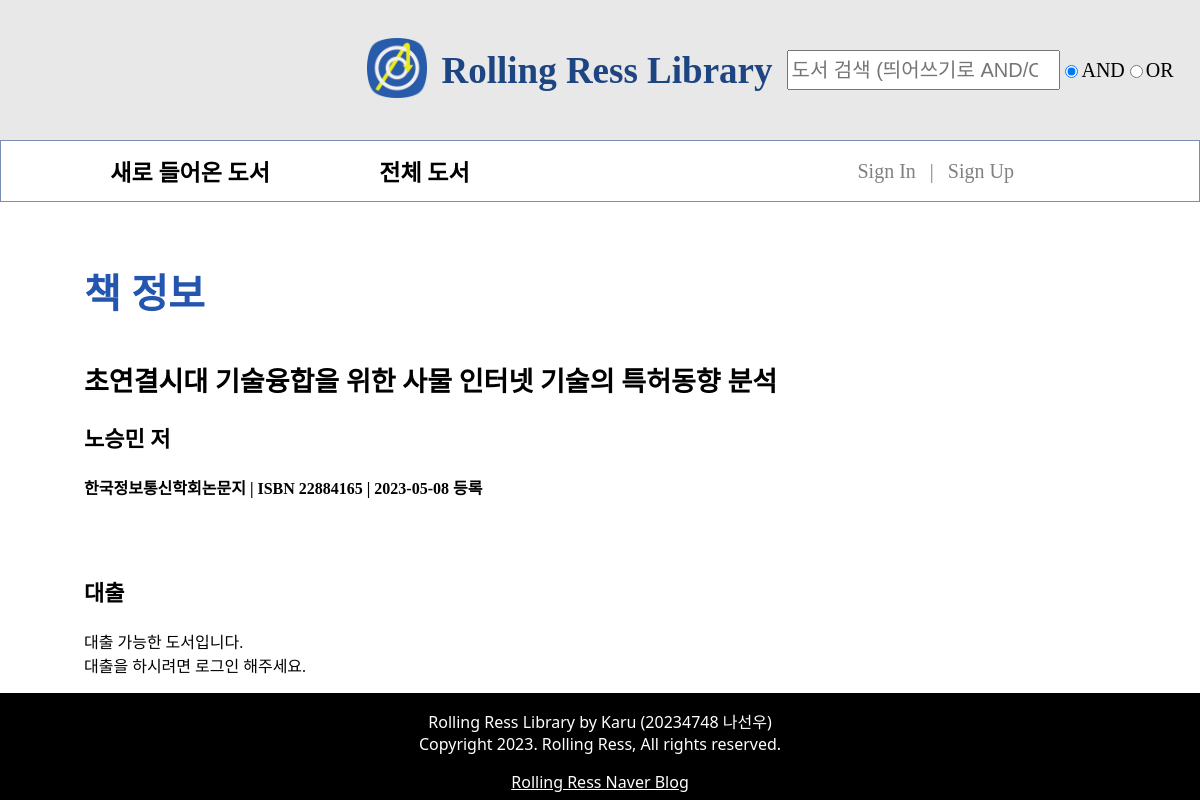
The app's page /books/about.php?isbn=22884165, older data.
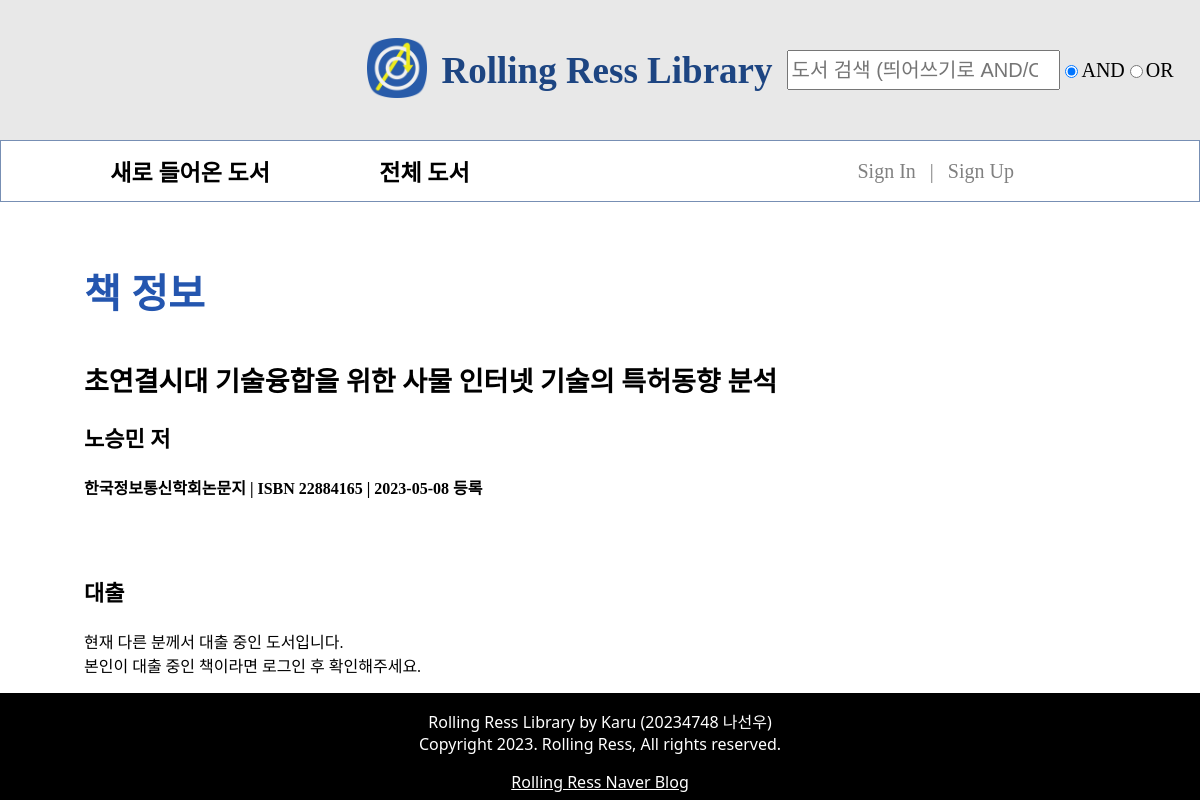
The same page, newer data.
### books/about.php (the view, shortened to what this page needs)
<?php
    include '../db/connect.php';
    $isbn = $_GET['isbn'];
    $stmt = $connect->prepare("SELECT * FROM bookinfo WHERE isbn = ?");
    $stmt->bind_param('d', $isbn);
    $stmt->execute();
    $result = $stmt->get_result();
    $row = $result->fetch_array();
    $checked = $row['takenby'] != null;
?>
<!DOCTYPE html>
<html lang="ko">
<head>
    <link rel="stylesheet" href="/styles/pages/about.css">
    <link rel="stylesheet" href="/styles/attribute.css">
    <link rel="stylesheet" href="/styles/part/header.css">
    <link rel="stylesheet" href="/styles/part/nav.css">
    <link rel="stylesheet" href="/styles/part/footer.css">
</head>
<body>
    <header include-html="/htmls/header.html"></header>
    <nav include-html="/htmls/nav.html"></nav>
    <article>
    <h1>책 정보</h1>
    <h2><? echo $row['title'] ?></h2>
    <h3><? echo $row['author'] ?> 저</h3>
    <b><? echo $row['publisher'] ?> | ISBN <? echo $row['isbn'] ?> | <? echo $row['uploaded'] ?> 등록</b>
    <br><br>
    <br><br>
    <h3>대출</h3>
    <?php if ($checked):   ?>
        <?php if (isset($_COOKIE['userlevel'])):  ?>
            <?php if ($_COOKIE['userlevel'] == $row['takenby']):  ?>
                <p>이미 대출 중인 도서입니다. '마이페이지'에서 확인 가능합니다.</p>
                <form name="bookForm" method="post" action="../db/return.php?isbn=<? echo $isbn ?>">
                    <input type="button" value="반납하기">
                </form>
            <? else: ?>
                <p>현재 다른 분께서 대출 중인 도서입니다.</p>
            <? endif; ?>
        <? else: ?>
            <p>현재 다른 분께서 대출 중인 도서입니다.
                <br>본인이 대출 중인 책이라면 로그인 후 확인해주세요.
            </p>
        <? endif; ?>
    <?php else:  ?>
        <?php if (isset($_COOKIE['userlevel'])):  ?>
            <p>대출 가능한 도서입니다.</p>
            <form name="bookForm" method="post" action="../db/checkout.php?isbn=<? echo $isbn ?>">
                <input type="button" value="대출하기">
            </form>
        <? else: ?>
            <p>대출 가능한 도서입니다.<br>대출을 하시려면 로그인 해주세요.</p>
        <? endif; ?>
    <?php endif;   ?>
    </article>
    <footer include-html="/htmls/footer.html"></footer>
</body>
</html>

Row changes from the older to the newer data that the page shows:
changed bookinfo "초연결시대 기술융합을 위한 사물 인터넷 기술의 특허동향 분석": takenby empty → "admin" (drawn)
Text that changed along with them:
text no longer shown: "대출 가능한 도서입니다. 대출을 하시려면 로그인 해주세요."
text now shown: "현재 다른 분께서 대출 중인 도서입니다. 본인이 대출 중인 책이라면 로그인 후 확인해주세요."
